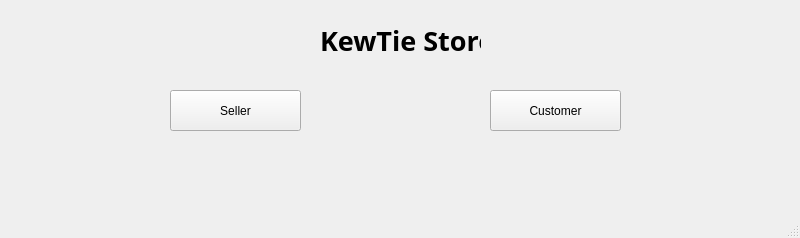
<?xml version="1.0" encoding="UTF-8"?>
<ui version="4.0">
 <class>MainWindow</class>
 <widget class="QMainWindow" name="MainWindow">
  <property name="geometry">
   <rect>
    <x>0</x>
    <y>0</y>
    <width>800</width>
    <height>238</height>
   </rect>
  </property>
  <property name="windowTitle">
   <string>MainWindow</string>
  </property>
  <widget class="QWidget" name="centralwidget">
   <widget class="QPushButton" name="sellerButton">
    <property name="geometry">
     <rect>
      <x>170</x>
      <y>90</y>
      <width>131</width>
      <height>41</height>
     </rect>
    </property>
    <property name="text">
     <string>Seller</string>
    </property>
   </widget>
   <widget class="QPushButton" name="customerButton">
    <property name="geometry">
     <rect>
      <x>490</x>
      <y>90</y>
      <width>131</width>
      <height>41</height>
     </rect>
    </property>
    <property name="text">
     <string>Customer</string>
    </property>
   </widget>
   <widget class="QLabel" name="label">
    <property name="geometry">
     <rect>
      <x>320</x>
      <y>20</y>
      <width>161</width>
      <height>41</height>
     </rect>
    </property>
    <property name="font">
     <font>
      <family>Script MT Bold</family>
      <pointsize>12</pointsize>
      <bold>true</bold>
     </font>
    </property>
    <property name="text">
     <string>&lt;html&gt;&lt;head/&gt;&lt;body&gt;&lt;p&gt;&lt;span style=&quot; font-size:20pt;&quot;&gt;KewTie Store&lt;/span&gt;&lt;/p&gt;&lt;/body&gt;&lt;/html&gt;</string>
    </property>
   </widget>
  </widget>
  <widget class="QMenuBar" name="menubar">
   <property name="geometry">
    <rect>
     <x>0</x>
     <y>0</y>
     <width>800</width>
     <height>21</height>
    </rect>
   </property>
  </widget>
  <widget class="QStatusBar" name="statusbar"/>
 </widget>
 <resources/>
 <connections/>
</ui>
